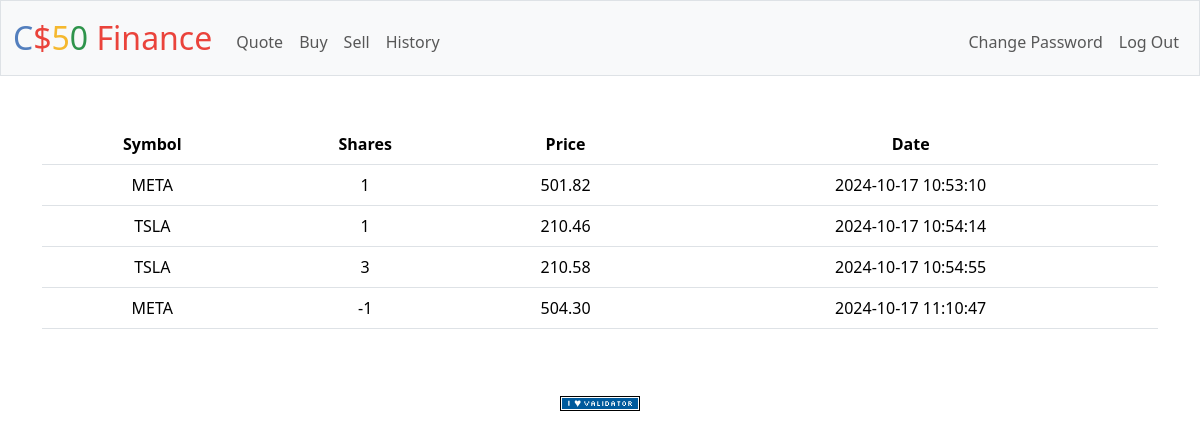
Screenshot of /history (signed in) with the database file from the repository.
### tables this page shows
CREATE TABLE transactions (
user_id TEXT,
symbol TEXT,
shares INTEGER,
price DOUBLE,
date DATETIME);

### app.py (the view)
@app.route("/history")
@login_required
def history():
    user_id = session["user_id"]
    transactions_db = db.execute("SELECT * FROM transactions WHERE user_id = ?", user_id)
    return render_template("history.html", transactions=transactions_db)

### app.py (called while the page is built)
@app.after_request
def after_request(response):
    response.headers["Cache-Control"] = "no-cache, no-store, must-revalidate"
    response.headers["Expires"] = 0
    response.headers["Pragma"] = "no-cache"
    return response

### helpers.py (called while the page is built)
def login_required(f):
    @wraps(f)
    def decorated_function(*args, **kwargs):
        if session.get("user_id") is None:
            return redirect("/login")
        return f(*args, **kwargs)
    return decorated_function

### templates/history.html (shortened to what this page needs)
{% extends "layout.html" %}
{% block main %}
    <table class="table">
        <thead>
            <tr>
                <th scope="col">Symbol</th>
                <th scope="col">Shares</th>
                <th scope="col">Price</th>
                <th scope="col">Date</th>
            </tr>
        </thead>
        <tbody>
            {% for row in transactions %}
                <tr>
                    <td>{{ row["symbol"] }}</td>
                    <td>{{ row["shares"] }}</td>
                    <td>{{ "%.2f" | format(row["price"]) }}</td>
                    <td>{{ row["date"] }}</td>
                </tr>
            {% endfor %}
        </tbody>
    </table>
{% endblock %}

### rows the page displays
transactions: symbol "META", shares "1", price "501.82", date "2024-10-17 10:53:10"
transactions: symbol "TSLA", shares "1", price "210.46", date "2024-10-17 10:54:14"
transactions: symbol "TSLA", shares "3", price "210.58", date "2024-10-17 10:54:55"
transactions: symbol "META", shares "-1", price "504.30", date "2024-10-17 11:10:47"
